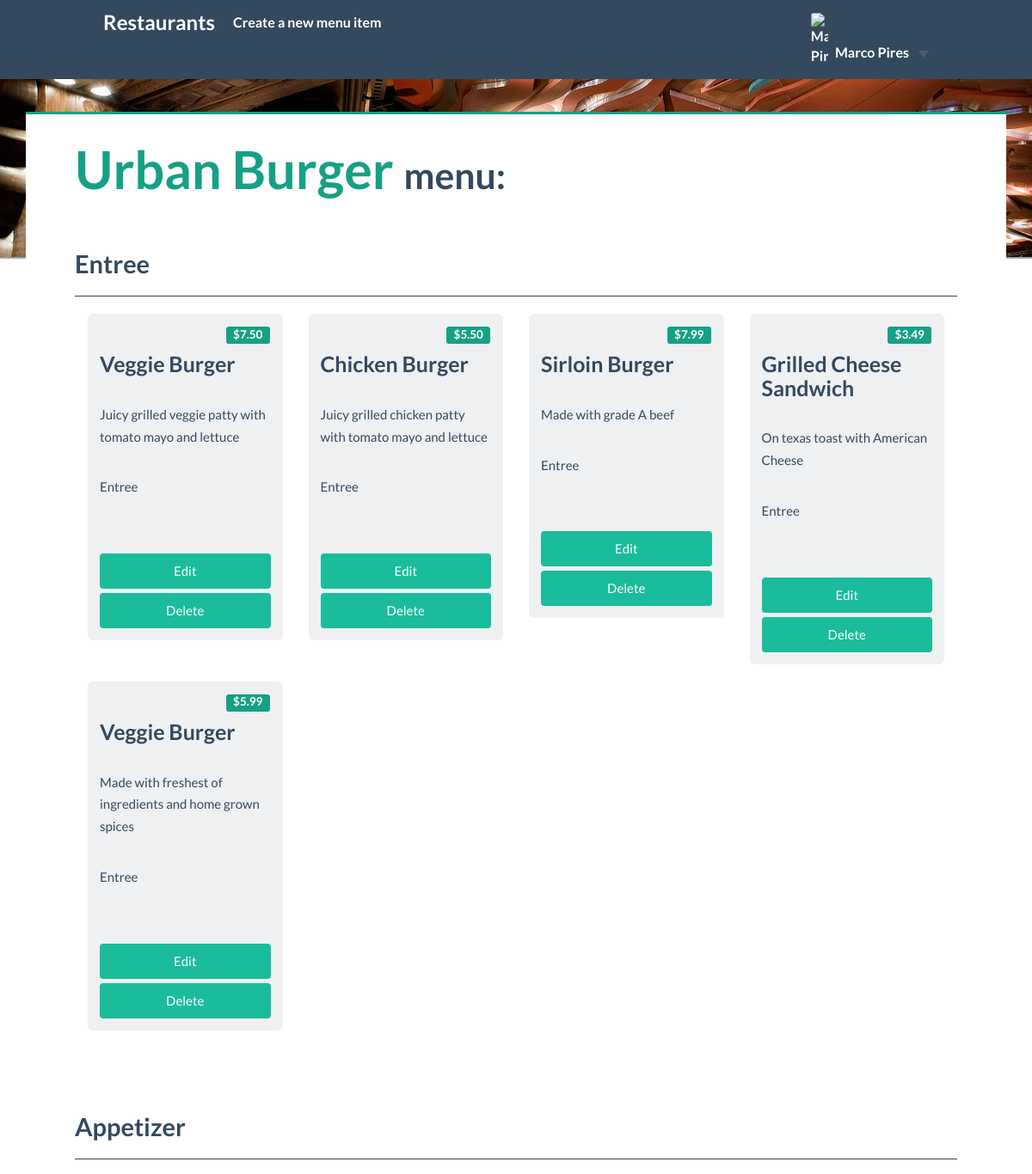
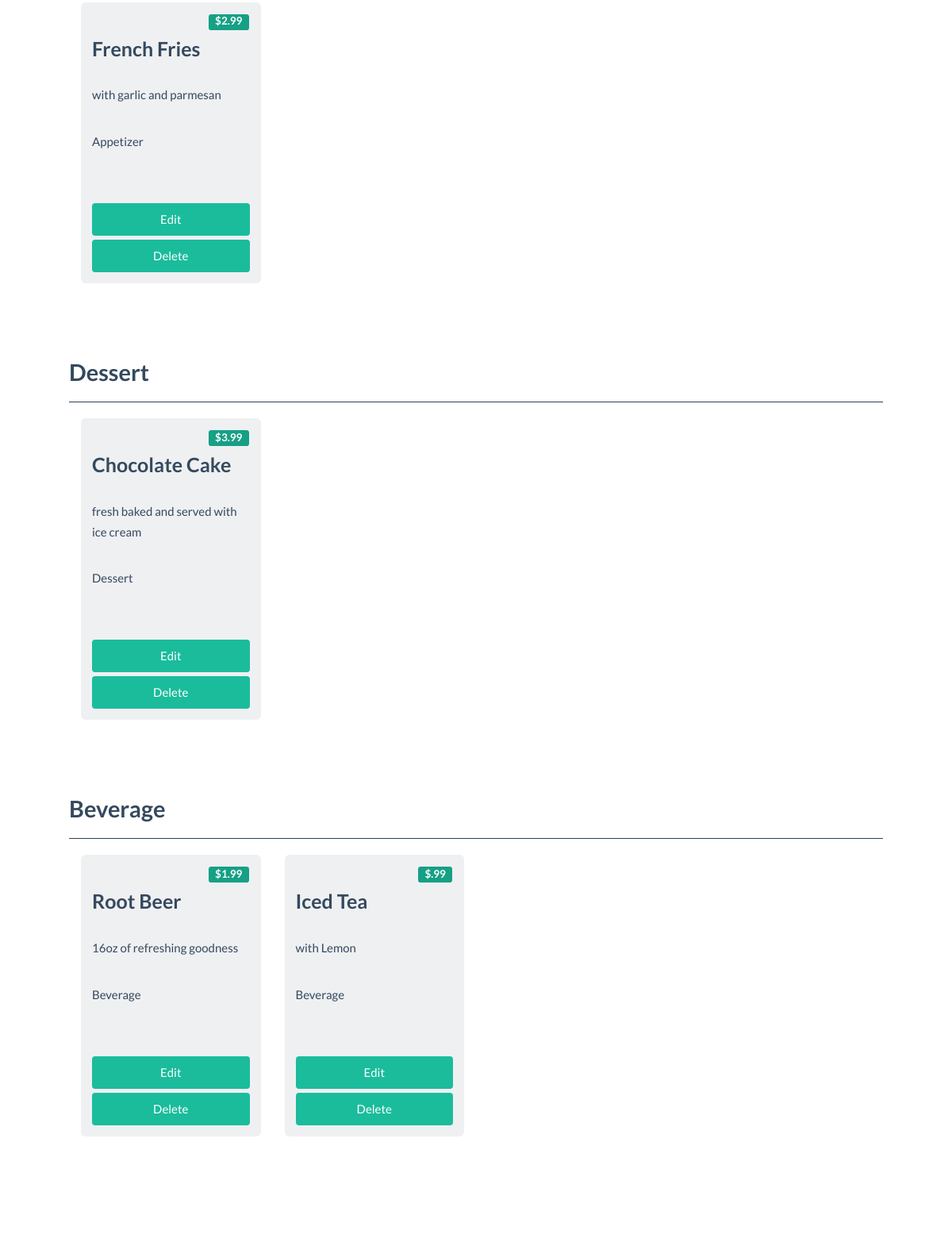
The app's page /restaurant/1/menu (signed in) with its own data (2 pictures, top to bottom).
### restaurantApp/persistence/database_setup.py (models this page shows, shortened)
class Restaurant(Base):
	__tablename__ = 'restaurant'
	id = Column( Integer, primary_key = True )
	name = Column( String(260), nullable = False )
	user_id = Column( Integer, ForeignKey('user.id') )
	picture = Column( String(1000), nullable = True, default='default.jpg')
	user = relationship(User)

class Course(Base):
	__tablename__ = 'course'
	name = Column( String(250), nullable = False, primary_key = True )

class MenuItem(Base):
	__tablename__ = 'menu_item'
	name = Column( String(80), nullable = False )
	id = Column( Integer, primary_key = True )
	description = Column( String(250) )
	price = Column( String(8) )
	course_name = Column( String(250), ForeignKey('course.name') )
	course = relationship(Course)
	restaurant_id = Column( Integer, ForeignKey('restaurant.id') )
	restaurant = relationship(Restaurant)
	user_id = Column( Integer, ForeignKey('user.id') )
	user = relationship(User)

### restaurantApp/router/views.py (the view)
@app.route("/restaurant/<int:restaurant_id>/menu")
def showmenu(restaurant_id):
    user = userData.getCurrentUserInfo()
    restaurant = db.getRestaurant( restaurant_id )
    items = db.getAllRestaurantMenuItems( restaurant )
    courses = db.getAllRestItemsByCourses( restaurant )
    return render_template(
        'menu.html',
        filesPath = filesHandler.getFilesFolder(),
        restaurant = restaurant,
        items = list(items),
        courses = courses,
        user_id = user['id'],
        username = user['name'],
        user_picture = user['picture']
    )

### restaurantApp/helpers/filesHandler.py (called while the page is built)
def getFilesFolder():
	return os.path.join( config.data["read_folder"] )

### restaurantApp/persistence/data_access.py (called while the page is built)
def connect(database='sqlite:///restaurantmenu.db'):
    try:
        engine = create_engine(database)
        Base.metadata.bind = engine
        DBSession = sessionmaker( bind = engine )
        session = DBSession()
        return session
    except:
        print("Error: Connection failed")

def closeConnection(session):
    session.close()

def getRestaurant(id):
    session = connect()
    restaurant = session.query(Restaurant).filter_by( id = id ).one()
    closeConnection(session)
    return restaurant

def getAllRestaurantMenuItems(restaurant):
    session = connect()
    items = session.query(MenuItem).filter_by( restaurant_id = restaurant.id
        ).order_by(desc(MenuItem.course_name))
    closeConnection(session)
    return items

def getAllCourses():
    session = connect()
    courses = session.query(Course).all()
    closeConnection(session)
    return courses

def getAllRestItemsByCourses(restaurant):
    session = connect()
    courses = getAllCourses();
    for course in courses:
        course.menuItems = session.query(MenuItem).filter_by( restaurant_id = restaurant.id,
            course_name = course.name )
        course.length = course.menuItems.count()
    closeConnection(session)
    return courses

### restaurantApp/session/storage.py (called while the page is built)
def get(key):
    if key in session:
        return session[key]
    return None

### restaurantApp/session/userData.py (called while the page is built)
def getCurrentUserInfo():
    return {
        'id' : session.get('user_id'),
        'name' : session.get('username'),
        'picture' : session.get('picture'),
        'email' : session.get('email'),
    }

### restaurantApp/templates/menu.html (shortened to what this page needs)
<!DOCTYPE html>
<html>
	<head>
		<link rel="stylesheet" href="{{ url_for('static', filename='vendor/bootstrap-3.3.5-dist/css/bootstrap.min.css') }}">
		<link rel="stylesheet" href="{{ url_for('static', filename='vendor/Flat-UI/css/flat-ui.min.css') }}">
		<link rel="stylesheet" href="{{ url_for('static', filename='css/styles.css') }}">
	</head>
	</body>
		<header class="header clearfix">
			<nav class="navbar navbar-inverse navbar-fixed-top" role="navigation">
				<div class="navbar-header">
					<a class="navbar-brand" href='/'>Restaurants</a>
				</div>
				<div class="collapse navbar-collapse" id="navbar-collapse-01">
					{% if username and restaurant.user_id == user_id %}
					<ul class="nav navbar-nav navbar-left">
						<li><a href='{{url_for('NewMenuItem', restaurant_id = restaurant.id) }}'>Create a new menu item</a></li>
					</ul>
					{% endif %}
					<ul class="nav navbar-nav navbar-right">
						{% if username %}
						<li class="dropdown">
							<a href="#" class="dropdown-toggle" data-toggle="dropdown">
								{% if user_picture %}
									<img src="{{user_picture}}" alt="{{ username }}">
								{% endif %}
								{{ username }}
								<b class="caret"></b>
							</a>
						</li>
						{% else %}
						<li>
							<a href='{{ url_for('showLogin') }}'>Login</a>
						</li>
						{% endif %}
					</ul>
				</div>
			</nav>
		</header>
		<main class="container">
			<div class="container-fluid">
				{% if items|length > 0 %}
					<div class="restaurant-cover">
					</div>
					<section class="menu-items">
						<h1>
							<span class="green-sea">{{restaurant.name}}</span> <span class="small-h1">menu:</span>
						</h1>
						<br>
						{% for course in courses %}
							{% if course.length > 0 %}
								<div class="group">
									<h4>{{course.name}}</h4>
									<hr>
									<ul>
										{% for item in course.menuItems %}
											<li class="col-md-3 col-sm-6 col-xs-12">
												<div class="tile menu-item">
													<span class="label label-default palette-green-sea">{{item.price}}</span>
													<h3 class="tile-title">{{item.name}}</h3>
													<br>
													<p>{{item.description}}</p>
													<p>{{item.course_name}}</p>
													{% if username and item.user_id == user_id %}
														<br>
														<a class="btn btn-primary btn-large btn-block" href ='{{url_for('editMenuItem', restaurant_id = restaurant.id, menu_id = item.id) }}'>Edit</a>
														<a class="btn btn-primary btn-large btn-block" href ='{{url_for('deleteMenuItem', restaurant_id = restaurant.id, menu_id = item.id) }}'>Delete</a>
													{% endif %}
												</div>
											</li>
											{% if loop.index is divisibleby 4 %}
												<div class="clearfix visible-md-block visible-lg-block"></div>
											{% endif %}
										{% endfor %}
									</ul>
									<div class="clearfix"></div>
									<br><br>
								</div>
							{% endif %}
						{% endfor %}
					</section>
				{% else %}
					<h4>There are no items to display! </h4> <p>Start by creating a <a href='{{url_for('NewMenuItem', restaurant_id = restaurant.id) }}'>new menu item</a> .</p>
					<br>
					<br>
					<br>
				{% endif %}
			</div>
		</main>
		<footer>
			<div class="container">
				<div class="row">
					<div class="col-xs-7">
						<h3 class="footer-title">About Restaurant app</h3>
						<p>
						</p>
					</div>
					<div class="col-xs-5 hidden-xs">
						<div class="footer-banner">
						<h3 class="footer-title">Contacts</h3>
							<ul>
								<li><strong>email:</strong> <span>mpires@leya.com</span></li>
							</ul>
						</div>
					</div>
				</div>
			</div>
		</footer>
	</body>
</html>

### restaurantApp/static/css/styles.css (style rules this page uses)
main.container { position: absolute; top: 0; min-height: 95%; width: 100%; z-index: 1; margin-bottom: 315px; -webkit-box-shadow: 1px 1px 5px 1px rgba(0,0,0,.5); box-shadow: 1px 1px 5px 1px rgba(0,0,0,.5); }
main:not(.login-wrapper) { background-color: #fff; padding-top : 130px; padding-bottom : 50px; }
.navbar { padding: 0 10%; }
.navbar-brand { padding: 14px 0; margin: 0; }
.container-fluid { max-width: 1200px; }
@media (min-width: 768px) { .navbar-collapse .navbar-nav.navbar-left:first-child { margin-left: 0 !important; } }
footer { position: fixed; width: 100%; bottom: 0; border-top: 1px solid; min-height: 310px; }
footer .container { margin: 0 auto; }
.green-sea { color: #16a085; }
.small-h1 { font-size: 0.7em; }
.btn + .btn { margin-right: 5px; }
.btn { position: relative; }
.menu-item { padding-top: 5%; text-align: left; min-width: 200px; }
.menu-item h3 { margin-top: 35px; font-size: 25px; }
.menu-item .label { position: absolute; top: 0; right: 0; margin: 15px; }
.navbar-collapse .navbar-nav.navbar-right:last-child>.dropdown:last-child>a { -webkit-border-radius: 0; -moz-border-radius: 0; -ms-border-radius: 0; -o-border-radius: 0; border-radius: 0; }
.group hr { border-color: #2f4154; }
.group ul { padding: 0; }
.group ul li { list-style: none; }
.navbar .navbar-right .dropdown img { max-width: 20px; border-radius: 3px; vertical-align: sub; margin-right: 5px; }
.menu-items { padding: 1px 5%; position: relative; z-index: 2; background-color: white; border-top: 3px solid #16A085; min-width: 250px; }
.restaurant-cover { position: fixed; background-color: #1abc9c; width: 100%; left: 0; top: 0; height: 300px; overflow: hidden; -webkit-box-shadow: 0px 1px 1px 0px rgba(0,0,0,.3); box-shadow: 0px 1px 1px 0px rgba(0,0,0,.3); border-bottom: 1px solid #999; }

### records on screen
Restaurant: name "Urban Burger"
Course: name "Entree"
MenuItem: price "$7.50", name "Veggie Burger", description "Juicy grilled veggie patty with tomato mayo and lettuce", course_name "Entree"
MenuItem: price "$5.50", name "Chicken Burger", description "Juicy grilled chicken patty with tomato mayo and lettuce", course_name "Entree"
MenuItem: price "$7.99", name "Sirloin Burger", description "Made with grade A beef", course_name "Entree"
MenuItem: price "$3.49", name "Grilled Cheese Sandwich", description "On texas toast with American Cheese", course_name "Entree"
MenuItem: price "$5.99", name "Veggie Burger", description "Made with freshest of ingredients and home grown spices", course_name "Entree"
Course: name "Appetizer"
MenuItem: price "$2.99", name "French Fries", description "with garlic and parmesan", course_name "Appetizer"
Course: name "Dessert"
MenuItem: price "$3.99", name "Chocolate Cake", description "fresh baked and served with ice cream", course_name "Dessert"
Course: name "Beverage"
MenuItem: price "$1.99", name "Root Beer", description "16oz of refreshing goodness", course_name "Beverage"
MenuItem: price "$.99", name "Iced Tea", description "with Lemon", course_name "Beverage"

### other values on screen
{{ username }} "Marco Pires"
